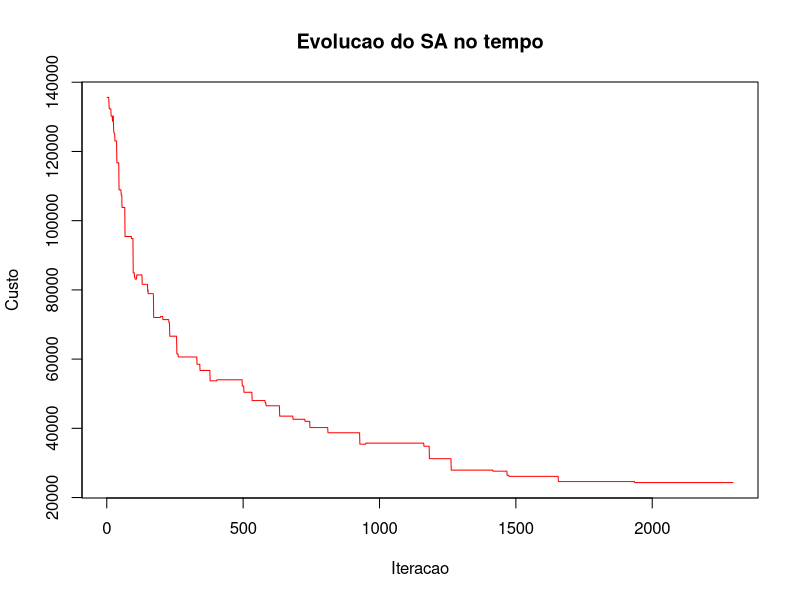

This chart was generated by the following R code:
#Funcao para fazer a primeira alocacao de turmas em suas salas
alocacao_inicial <- function(solucao, nhorarios, salas, turmas){
    #variavel para guardar a penalidade
    penalidade <- 0
    #varre a quantidade de horarios disponivel
    for(k in 1 : length(turmas[[1]])){
        #varre a quantidade de salas disponiveis
        for(i in 1 : nhorarios){
            #varre a quantidade de turmas
            for(j in 1 : length(salas[[1]])){
                #se nao foi alocado turma para a sala num determinado horario
                if(is.na(solucao[i,j])){
                    #caso a turma nao tenha sido alocada (POSICAO 4 indica que ainda nao teve sala alocada para a turma)
                    if(identical(turmas[[4]][k],FALSE)){
                        #verifica se a sala tem capacidade para a turma
                        if(salas[[2]][j] > turmas[[3]][k]){
                            #calcula a penalidade 
                            penalidade <- penalidade + (salas[[2]][j] - turmas[[3]][k]) * 0.02
                        }
                        #caso nao cabe a quantidade de alunos na sala
                        else{
                            #calcula uma penalidade maior
                            penalidade <- penalidade + (turmas[[3]][k] - salas[[2]][j]) * 100
                        }
                        #caso so precise alocar um horario
                        if(turmas[[2]][k] == 2){
                           #aloca o primeiro horario
                            solucao[i,j] <- turmas[[1]][k]
                            # verifica se cabe a aula
                            if(i + 1 <= nhorarios){
                                 #aloca o segundo horario
                                solucao[i + 1, j] <- turmas[[1]][k]
                            }
                            # senão cabe, não insere a turma, entretanto aplica penalidade pelo número de aulas que não 
                            # puderam ser inseridas
                            else{
                                penalidade <- penalidade + 100
                            }
                        }
                        #caso precise alocar quatros horarios de aula
                        else if(turmas[[2]][k] == 4){
                            #aloca o primeiro horario
                            solucao[i,j] <- turmas[[1]][k]
                            # um for agora para alocar as outras aulas
                            for(z in (i + 1) : (i + 3)){
                                 # verifica se cabe a aula
                                if(z <= nhorarios){
                                    solucao[z,j] <- turmas[[1]][k]
                                }
                                # senão cabe, não insere a turma, entretanto aplica penalidade pelo número de aulas que não puderam ser inseridas
                                else{
                                    penalidade <- penalidade + 100
                                }
                            }
                        }
                        #caso precise alocar seis horarios de aula
                        else if(turmas[[2]][k] == 6){ 
                            #aloca o primeiro
                            solucao[i,j] <- turmas[[1]][k]
                           # um for agora para alocar as outras aulas
                            for(z in (i + 1) : (i + 5)){
                                 # verifica se cabe a aula
                                if(z <= nhorarios){
                                    solucao[z,j] <- turmas[[1]][k]
                                }
                                # senão cabe, não insere a turma, entretanto aplica penalidade pelo número de aulas que não puderam ser inseridas
                                else{
                                    penalidade <- penalidade + 100
                                }
                            }
                        }
                        else if(turmas[[2]][k] == 8){
                            #aloca o primeiro
                            solucao[i,j] <- turmas[[1]][k]
                            # um for agora para alocar as outras aulas
                            for(z in (i + 1) : (i + 7)){
                                 # verifica se cabe a aula
                                if(z <= nhorarios){
                                    solucao[z,j] <- turmas[[1]][k]
                                }
                                # senão cabe, não insere a turma, entretanto aplica penalidade pelo número de aulas que não puderam ser inseridas
                                else{
                                    penalidade <- penalidade + 300
                                }
                            }
                        }
                        #coloca que a turma ja foi alocada com seus horarios
                        turmas[[4]][k] <- TRUE
                    }
                }
            }
        }
    }
    # retorna a solucao inicial
    return (solucao)
}

# função para gerir vizinhos novos formatos da matriz de alocação a fim de encontrar novos vizinhos possíveis
estrutura_vizinhanca_linha <- function(solucao, nhorarios, salas, turmas){
    # guarda a matriz solução
    matriz_vizinhanca <- solucao
    # variaives para verificar a quantidade de linhas e colunas
    linhas <- nhorarios
    colunas <- length(salas[[1]])
    # agora busca uma linha aleatória entre as linhas possíveis
    linha <- sample(1 : linhas, 1)
    # verifica se linha ou coluna foi selecionada para troca
    # caso a linha tenha sido preenchdida, pega a linha especifica da matriz
    linha_solucao <- matriz_vizinhanca[linha,]
    troca <- sample(1 : colunas, colunas, replace = FALSE)
    linha_solucao <- linha_solucao[troca]
    matriz_vizinhanca[linha,] <- linha_solucao
    # retorna a matriz modificada
    return (matriz_vizinhanca)
}

estrutura_vizinhanca_coluna <- function(solucao, nhorarios, salas, turmas){
    # guarda a matriz solução
    matriz_vizinhanca <- solucao
    # variaives para verificar a quantidade de linhas e colunas
    linhas <- nhorarios
    colunas <- length(salas[[1]])
    # agora busca uma coluna aleatória entre as colunas possíveis
    coluna <- sample(1 : colunas, 1)
    # verifica se coluna ou coluna foi selecionada para troca
    # caso a coluna tenha sido preenchdida, pega a coluna especifica da matriz
    coluna_solucao <- matriz_vizinhanca[,coluna]
    troca <- sample(1 : linhas, linhas, replace = FALSE)
    coluna_solucao <- coluna_solucao[troca]
    matriz_vizinhanca[,coluna] <- coluna_solucao
    # retorna a matriz modificada
    return (matriz_vizinhanca)
}

# método para executar a função objetiva, que avalia a penalidade e a retorna para ser refinada pelo SA
funcao_objetiva <- function(solucao,nhorarios, salas, turmas){
    penalidade <- 0
    #3 for's para varrer os horarios, salas e turmas
    for(i in 1 : nhorarios){
        for(j in 1 : length(salas[[1]])){
            for(k in 1 : length(turmas[[1]])){
                # verifica as penalidades da alocação presente da turma
                if(!(is.na(solucao[i,j]))){
                    if(solucao[i,j] == turmas[[1]][k]){
                        if(salas[[2]][j] > turmas[[3]][k]){
                            #calcula a penalidade 
                            penalidade <- penalidade + (salas[[2]][j] - turmas[[3]][k]) * 0.02
                        }
                        # caso a capacidade da sala for menor que a quantidade de alunos
                        else{
                            # penaliza severamente a alocação
                            penalidade <- penalidade + (turmas[[3]][k] - salas[[2]][j]) * 300
                        }
                    }
                }
            }
        }
    }
    # no final retorna a penalidade da alocação
    return (penalidade)
}
#funcao para realizar o simulated anneling de fato, recebe por parametro a temperatura de inicio, a temperatura de parada
# a quantidade de vizinhos máximos a gerar, e as variaveis de tamanho da matriz
simulated_anneling <- function(tinicial, tfinal, alpha, samax, nhorarios, salas, turmas){
    # pega o tamanho das listas
    nsalas <- length(salas[[1]])
    nturmas <- length(turmas[[1]])
    # instancia a matriz da solução inicial
    solucao_atual <- matrix(NA, nhorarios, nsalas)
    # aloca valores aleatórios de para a solução atual, e a guarda também como a melhor até o momento
    solucao_atual <- alocacao_inicial(solucao_atual, nhorarios, salas, turmas)
    # guarda sua penalidade como a atual e também a melhor
    penalidade_atual <- funcao_objetiva(solucao_atual, nhorarios, salas, turmas)
    #guarda então os resultados da primeira alocação como a melhor solução até o momento
    solucao_melhor <- solucao_atual
    penalidade_menor <- penalidade_atual
    # guarda as soluções
    Y <- c(penalidade_atual)
    # inicia a temperatura com o valor da temperatura inicial
    temperatura <- tinicial
    # executa um while até a temperatura ser menor que a temperatura de parada
    while(temperatura > tfinal){
        # agora um laço for para calcular a quantidade de vizinhos de acordo com o SAMAX
        for(i in 1 : samax){
            verifica_troca <- sample(0:1,1)
            if(verifica_troca == 0){
                # usa a função de estrutura de vizinhança para gerar novas possibilidades de vizinhos
                vizinho <- estrutura_vizinhanca_linha(solucao_atual, nhorarios, salas, turmas)
            }
            else if(verifica_troca == 1){
                # usa a função de estrutura de vizinhança para gerar novas possibilidades de vizinhos
                vizinho <- estrutura_vizinhanca_coluna(solucao_atual, nhorarios, salas, turmas)
            }
            # pega o valor da função objetiva do vizinho gerado
            penalidade_vizinho <- funcao_objetiva(vizinho, nhorarios, salas, turmas)
            # calcula o delta entre o vizinho e a solução anterior
            delta <- penalidade_vizinho - penalidade_atual
            # verifica se o delta for menor que zera, quer dizr que o vizinho tem uma penalidade melhor que a atual
            if(delta < 0){
                # assim atualiza a solução atual e a penalidade atual
                solucao_atual <- vizinho
                penalidade_atual <- penalidade_vizinho
                # verifica também se o vizinho encontrado, é o melhor de todos
                if(penalidade_vizinho < penalidade_menor){
                    # atualiza também como melhor de todos, solução e a penalidade
                    solucao_melhor <- vizinho
                    penalidade_menor <- penalidade_vizinho
                }
            }
            # senão for negativo o delta, verifica o criterio de Boltzman para validar se pode aceita-la como uma possível solução ainda
            else{
                # pega a probabilidade a partir da forma (euler^(-delta/temperatura))
				probabilidade <- exp(-delta/temperatura)
                # pega um valor aleatorio para verificar a probabilidade gerada anteriormente
				valor_aleatorio <- runif(1,0,1)
                # se o valor gerado for menor ou igual a probabilidade, quer dizer que a probabilidade foi aceita 
				if(valor_aleatorio <= probabilidade){
					# então como a probabilidade de ser aceita uma solução pior foi aceita, atualiza os valores
                    solucao_atual <- vizinho
                    penalidade_atual <- penalidade_vizinho
				}
			}
            # Atualiza os vetores para plot do grafico
			Y <- c(Y, penalidade_atual)
        }
        # atualiza a temperatura
        temperatura <- alpha * temperatura
    }
    # plota a variação de resultados 
    png('evolucao-sa.png', width=1600)
	plot(1:length(Y), Y, type='l', col='red', main='Evolucao do SA no tempo', xlab='Iteracao', ylab='Custo')
	dev.off()
    # retorna no final a melhor solução e a penalidade menor
    r <- list(solucao_melhor,penalidade_menor)
    return (r)
}

# instancia os vetores de id das salas e suas capacidades
id_salas <- c(15,16,21,22,23,24,25,26,27,31,32,33,34,35,36,37,38,39)
capacidades_salas <- c(44,81,57,55,33,34,41,82,44,40,35,33,23,31,36,41,64,40)
# depois joga em uma lista para ser acessada facilmente no método do simulate anneling
salas <- list(id_salas,capacidades_salas)
# faz o mesmo com as turmas(1 a 4 tecnico em computação, 11 a 14 técnico em eletrotecnica, 21 a 24 técnico em 
# administração, 31 a 34 bacharel em administração, 41 a 44, bacharel em engenharia elétrica e 51 a 54, bacharel em computação)
id_turmas <- c(1,2,3,4,11,12,13,14,21,22,23,24,31,32,33,34,41,42,43,44,51,52,53,54)
qnt_aulas <- c(4,4,2,4,2,4,6,6,4,4,2,2,4,6,6,2,4,6,4,4,2,4,6,4)
qnt_alunos <- sample(20:60,length(id_turmas))
estado_alocacao <- c(rep(FALSE,length(id_turmas)))
#aulas_naoalocadas <- c(rep(NA,length(id_turmas)))
# adiciona depois tudo na lista de turmas
turmas <- list(id_turmas, qnt_aulas, qnt_alunos, estado_alocacao)

nhorarios <- 10
print(simulated_anneling(1000, 10, 0.99, 5, nhorarios, salas, turmas))
